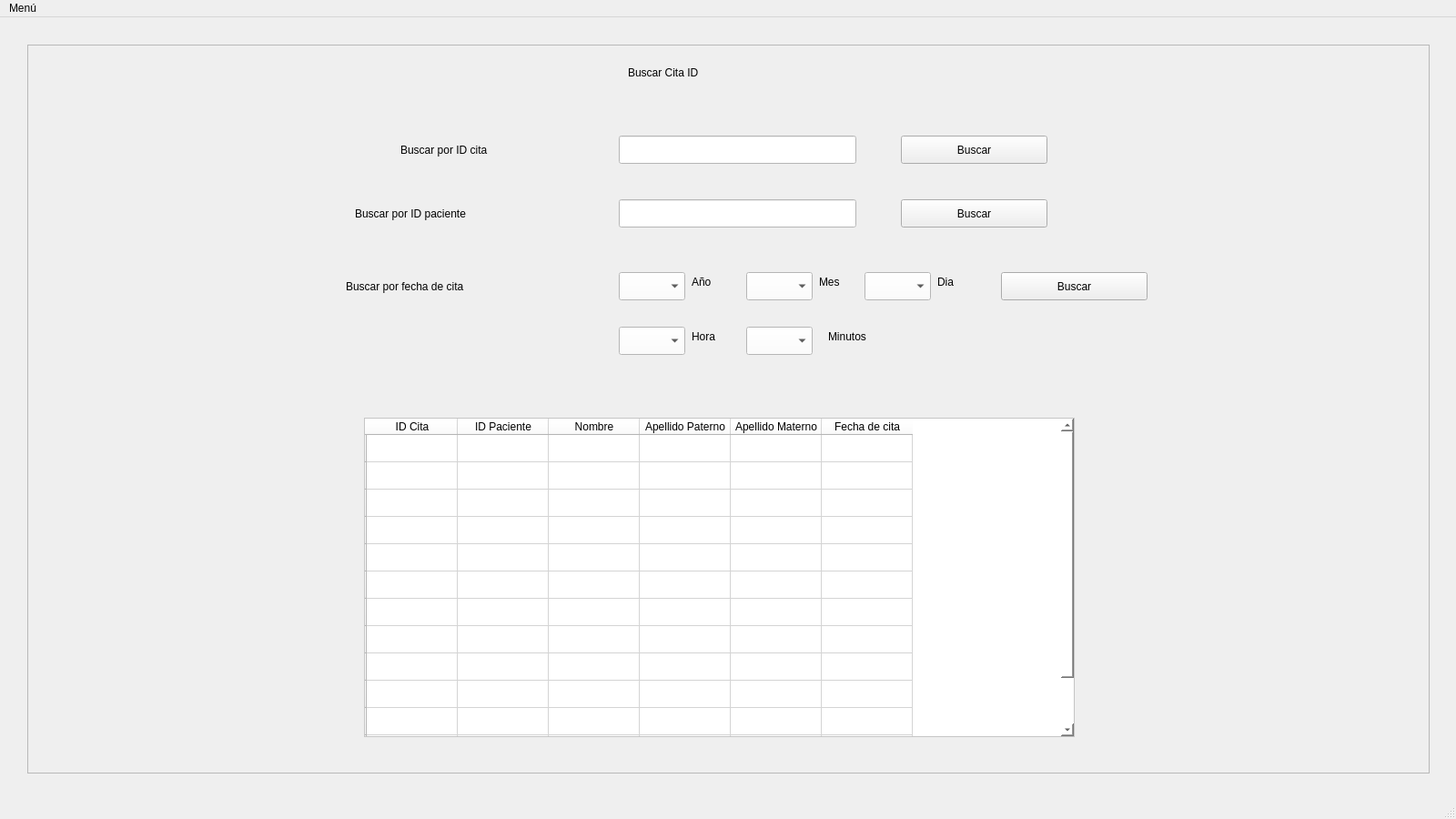
<?xml version="1.0" encoding="UTF-8"?>
<ui version="4.0">
 <class>BuscarCita</class>
 <widget class="QMainWindow" name="BuscarCita">
  <property name="geometry">
   <rect>
    <x>0</x>
    <y>0</y>
    <width>1600</width>
    <height>900</height>
   </rect>
  </property>
  <property name="minimumSize">
   <size>
    <width>1600</width>
    <height>900</height>
   </size>
  </property>
  <property name="maximumSize">
   <size>
    <width>1920</width>
    <height>1080</height>
   </size>
  </property>
  <property name="windowTitle">
   <string>Buscar cita ID</string>
  </property>
  <property name="styleSheet">
   <string notr="true"/>
  </property>
  <widget class="QWidget" name="centralwidget">
   <widget class="QFrame" name="frame">
    <property name="geometry">
     <rect>
      <x>30</x>
      <y>30</y>
      <width>1541</width>
      <height>801</height>
     </rect>
    </property>
    <property name="frameShape">
     <enum>QFrame::StyledPanel</enum>
    </property>
    <property name="frameShadow">
     <enum>QFrame::Raised</enum>
    </property>
    <widget class="QLabel" name="label">
     <property name="geometry">
      <rect>
       <x>660</x>
       <y>20</y>
       <width>171</width>
       <height>21</height>
      </rect>
     </property>
     <property name="text">
      <string>Buscar Cita ID</string>
     </property>
    </widget>
    <widget class="QLabel" name="label_2">
     <property name="geometry">
      <rect>
       <x>410</x>
       <y>100</y>
       <width>221</width>
       <height>31</height>
      </rect>
     </property>
     <property name="text">
      <string>Buscar por ID cita</string>
     </property>
    </widget>
    <widget class="QLineEdit" name="InputIdCita">
     <property name="geometry">
      <rect>
       <x>650</x>
       <y>100</y>
       <width>261</width>
       <height>31</height>
      </rect>
     </property>
     <property name="styleSheet">
      <string notr="true">background-color: rgb(255, 255, 255);</string>
     </property>
    </widget>
    <widget class="QLabel" name="label_3">
     <property name="geometry">
      <rect>
       <x>360</x>
       <y>170</y>
       <width>251</width>
       <height>31</height>
      </rect>
     </property>
     <property name="text">
      <string>Buscar por ID paciente</string>
     </property>
    </widget>
    <widget class="QLineEdit" name="InputIdPaciente">
     <property name="geometry">
      <rect>
       <x>650</x>
       <y>170</y>
       <width>261</width>
       <height>31</height>
      </rect>
     </property>
     <property name="styleSheet">
      <string notr="true">background-color: rgb(255, 255, 255);</string>
     </property>
    </widget>
    <widget class="QLabel" name="label_4">
     <property name="geometry">
      <rect>
       <x>350</x>
       <y>250</y>
       <width>261</width>
       <height>31</height>
      </rect>
     </property>
     <property name="text">
      <string>Buscar por fecha de cita</string>
     </property>
    </widget>
    <widget class="QLabel" name="label_5">
     <property name="geometry">
      <rect>
       <x>730</x>
       <y>250</y>
       <width>55</width>
       <height>21</height>
      </rect>
     </property>
     <property name="text">
      <string>Año</string>
     </property>
    </widget>
    <widget class="QLabel" name="label_6">
     <property name="geometry">
      <rect>
       <x>870</x>
       <y>250</y>
       <width>55</width>
       <height>21</height>
      </rect>
     </property>
     <property name="text">
      <string>Mes</string>
     </property>
    </widget>
    <widget class="QLabel" name="label_7">
     <property name="geometry">
      <rect>
       <x>1000</x>
       <y>250</y>
       <width>55</width>
       <height>21</height>
      </rect>
     </property>
     <property name="text">
      <string>Dia</string>
     </property>
    </widget>
    <widget class="QPushButton" name="BuscarFecha">
     <property name="geometry">
      <rect>
       <x>1070</x>
       <y>250</y>
       <width>161</width>
       <height>31</height>
      </rect>
     </property>
     <property name="text">
      <string>Buscar</string>
     </property>
    </widget>
    <widget class="QLabel" name="label_8">
     <property name="geometry">
      <rect>
       <x>730</x>
       <y>310</y>
       <width>55</width>
       <height>21</height>
      </rect>
     </property>
     <property name="text">
      <string>Hora</string>
     </property>
    </widget>
    <widget class="QLabel" name="label_9">
     <property name="geometry">
      <rect>
       <x>880</x>
       <y>310</y>
       <width>91</width>
       <height>21</height>
      </rect>
     </property>
     <property name="text">
      <string>Minutos</string>
     </property>
    </widget>
    <widget class="QPushButton" name="BuscarIdPaciente">
     <property name="geometry">
      <rect>
       <x>960</x>
       <y>170</y>
       <width>161</width>
       <height>31</height>
      </rect>
     </property>
     <property name="text">
      <string>Buscar</string>
     </property>
    </widget>
    <widget class="QPushButton" name="BuscarIdCita">
     <property name="geometry">
      <rect>
       <x>960</x>
       <y>100</y>
       <width>161</width>
       <height>31</height>
      </rect>
     </property>
     <property name="text">
      <string>Buscar</string>
     </property>
    </widget>
    <widget class="QTableWidget" name="tablaCita">
     <property name="geometry">
      <rect>
       <x>370</x>
       <y>410</y>
       <width>781</width>
       <height>351</height>
      </rect>
     </property>
     <property name="styleSheet">
      <string notr="true">
*{
background-color: rgb(255, 255, 255);
color: rgb(0, 0, 0);
	font: 10.5pt &quot;MS Shell Dlg 2&quot;;
}</string>
     </property>
     <row>
      <property name="text">
       <string/>
      </property>
     </row>
     <row>
      <property name="text">
       <string/>
      </property>
     </row>
     <row>
      <property name="text">
       <string/>
      </property>
     </row>
     <row>
      <property name="text">
       <string/>
      </property>
     </row>
     <row>
      <property name="text">
       <string/>
      </property>
     </row>
     <row>
      <property name="text">
       <string/>
      </property>
     </row>
     <row>
      <property name="text">
       <string/>
      </property>
     </row>
     <row>
      <property name="text">
       <string/>
      </property>
     </row>
     <row>
      <property name="text">
       <string/>
      </property>
     </row>
     <row>
      <property name="text">
       <string/>
      </property>
     </row>
     <row>
      <property name="text">
       <string/>
      </property>
     </row>
     <row>
      <property name="text">
       <string/>
      </property>
     </row>
     <row>
      <property name="text">
       <string/>
      </property>
     </row>
     <column>
      <property name="text">
       <string>ID Cita</string>
      </property>
     </column>
     <column>
      <property name="text">
       <string>ID Paciente</string>
      </property>
     </column>
     <column>
      <property name="text">
       <string>Nombre</string>
      </property>
     </column>
     <column>
      <property name="text">
       <string>Apellido Paterno</string>
      </property>
     </column>
     <column>
      <property name="text">
       <string>Apellido Materno</string>
      </property>
     </column>
     <column>
      <property name="text">
       <string>Fecha de cita</string>
      </property>
     </column>
    </widget>
    <widget class="QComboBox" name="inputA">
     <property name="geometry">
      <rect>
       <x>650</x>
       <y>250</y>
       <width>73</width>
       <height>31</height>
      </rect>
     </property>
     <property name="styleSheet">
      <string notr="true">color: rgb(0, 0, 0);
font: 16pt &quot;MS Shell Dlg 2&quot;;
background-color: rgb(255, 255, 255);</string>
     </property>
     <item>
      <property name="text">
       <string/>
      </property>
     </item>
     <item>
      <property name="text">
       <string>2021</string>
      </property>
     </item>
     <item>
      <property name="text">
       <string>2022</string>
      </property>
     </item>
     <item>
      <property name="text">
       <string>2023</string>
      </property>
     </item>
     <item>
      <property name="text">
       <string>2024</string>
      </property>
     </item>
     <item>
      <property name="text">
       <string>2025</string>
      </property>
     </item>
     <item>
      <property name="text">
       <string>2026</string>
      </property>
     </item>
     <item>
      <property name="text">
       <string>2027</string>
      </property>
     </item>
     <item>
      <property name="text">
       <string>2028</string>
      </property>
     </item>
     <item>
      <property name="text">
       <string>2029</string>
      </property>
     </item>
     <item>
      <property name="text">
       <string>2030</string>
      </property>
     </item>
    </widget>
    <widget class="QComboBox" name="inputM">
     <property name="geometry">
      <rect>
       <x>790</x>
       <y>250</y>
       <width>73</width>
       <height>31</height>
      </rect>
     </property>
     <property name="styleSheet">
      <string notr="true">color: rgb(0, 0, 0);
background-color: rgb(255, 255, 255);</string>
     </property>
     <item>
      <property name="text">
       <string/>
      </property>
     </item>
     <item>
      <property name="text">
       <string>-01-</string>
      </property>
     </item>
     <item>
      <property name="text">
       <string>-02-</string>
      </property>
     </item>
     <item>
      <property name="text">
       <string>-03-</string>
      </property>
     </item>
     <item>
      <property name="text">
       <string>-04-</string>
      </property>
     </item>
     <item>
      <property name="text">
       <string>-05-</string>
      </property>
     </item>
     <item>
      <property name="text">
       <string>-06-</string>
      </property>
     </item>
     <item>
      <property name="text">
       <string>-07-</string>
      </property>
     </item>
     <item>
      <property name="text">
       <string>-08-</string>
      </property>
     </item>
     <item>
      <property name="text">
       <string>-09-</string>
      </property>
     </item>
     <item>
      <property name="text">
       <string>-10-</string>
      </property>
     </item>
     <item>
      <property name="text">
       <string>-11-</string>
      </property>
     </item>
     <item>
      <property name="text">
       <string>-12-</string>
      </property>
     </item>
    </widget>
    <widget class="QComboBox" name="inputD">
     <property name="geometry">
      <rect>
       <x>920</x>
       <y>250</y>
       <width>73</width>
       <height>31</height>
      </rect>
     </property>
     <property name="styleSheet">
      <string notr="true">color: rgb(0, 0, 0);
background-color: rgb(255, 255, 255);</string>
     </property>
     <item>
      <property name="text">
       <string/>
      </property>
     </item>
     <item>
      <property name="text">
       <string>1</string>
      </property>
     </item>
     <item>
      <property name="text">
       <string>2</string>
      </property>
     </item>
     <item>
      <property name="text">
       <string>3</string>
      </property>
     </item>
     <item>
      <property name="text">
       <string>4</string>
      </property>
     </item>
     <item>
      <property name="text">
       <string>5</string>
      </property>
     </item>
     <item>
      <property name="text">
       <string>6</string>
      </property>
     </item>
     <item>
      <property name="text">
       <string>7</string>
      </property>
     </item>
     <item>
      <property name="text">
       <string>8</string>
      </property>
     </item>
     <item>
      <property name="text">
       <string>9</string>
      </property>
     </item>
     <item>
      <property name="text">
       <string>10</string>
      </property>
     </item>
     <item>
      <property name="text">
       <string>11</string>
      </property>
     </item>
     <item>
      <property name="text">
       <string>12</string>
      </property>
     </item>
     <item>
      <property name="text">
       <string>13</string>
      </property>
     </item>
     <item>
      <property name="text">
       <string>14</string>
      </property>
     </item>
     <item>
      <property name="text">
       <string>15</string>
      </property>
     </item>
     <item>
      <property name="text">
       <string>16</string>
      </property>
     </item>
     <item>
      <property name="text">
       <string>17</string>
      </property>
     </item>
     <item>
      <property name="text">
       <string>18</string>
      </property>
     </item>
     <item>
      <property name="text">
       <string>19</string>
      </property>
     </item>
     <item>
      <property name="text">
       <string>20</string>
      </property>
     </item>
     <item>
      <property name="text">
       <string>21</string>
      </property>
     </item>
     <item>
      <property name="text">
       <string>22</string>
      </property>
     </item>
     <item>
      <property name="text">
       <string>23</string>
      </property>
     </item>
     <item>
      <property name="text">
       <string>24</string>
      </property>
     </item>
     <item>
      <property name="text">
       <string>25</string>
      </property>
     </item>
     <item>
      <property name="text">
       <string>26</string>
      </property>
     </item>
     <item>
      <property name="text">
       <string>27</string>
      </property>
     </item>
     <item>
      <property name="text">
       <string>28</string>
      </property>
     </item>
     <item>
      <property name="text">
       <string>29</string>
      </property>
     </item>
     <item>
      <property name="text">
       <string>30</string>
      </property>
     </item>
     <item>
      <property name="text">
       <string>31</string>
      </property>
     </item>
    </widget>
    <widget class="QComboBox" name="inputH">
     <property name="geometry">
      <rect>
       <x>650</x>
       <y>310</y>
       <width>73</width>
       <height>31</height>
      </rect>
     </property>
     <property name="styleSheet">
      <string notr="true">color: rgb(0, 0, 0);
background-color: rgb(255, 255, 255);</string>
     </property>
     <item>
      <property name="text">
       <string/>
      </property>
     </item>
     <item>
      <property name="text">
       <string>00</string>
      </property>
     </item>
     <item>
      <property name="text">
       <string>01</string>
      </property>
     </item>
     <item>
      <property name="text">
       <string>02</string>
      </property>
     </item>
     <item>
      <property name="text">
       <string>03</string>
      </property>
     </item>
     <item>
      <property name="text">
       <string>04</string>
      </property>
     </item>
     <item>
      <property name="text">
       <string>05</string>
      </property>
     </item>
     <item>
      <property name="text">
       <string>06</string>
      </property>
     </item>
     <item>
      <property name="text">
       <string>07</string>
      </property>
     </item>
     <item>
      <property name="text">
       <string>08</string>
      </property>
     </item>
     <item>
      <property name="text">
       <string>09</string>
      </property>
     </item>
     <item>
      <property name="text">
       <string>10</string>
      </property>
     </item>
     <item>
      <property name="text">
       <string>11</string>
      </property>
     </item>
     <item>
      <property name="text">
       <string>12</string>
      </property>
     </item>
     <item>
      <property name="text">
       <string>13</string>
      </property>
     </item>
     <item>
      <property name="text">
       <string>14</string>
      </property>
     </item>
     <item>
      <property name="text">
       <string>15</string>
      </property>
     </item>
     <item>
      <property name="text">
       <string>16</string>
      </property>
     </item>
     <item>
      <property name="text">
       <string>17</string>
      </property>
     </item>
     <item>
      <property name="text">
       <string>18</string>
      </property>
     </item>
     <item>
      <property name="text">
       <string>19</string>
      </property>
     </item>
     <item>
      <property name="text">
       <string>20</string>
      </property>
     </item>
     <item>
      <property name="text">
       <string>21</string>
      </property>
     </item>
     <item>
      <property name="text">
       <string>22</string>
      </property>
     </item>
     <item>
      <property name="text">
       <string>23</string>
      </property>
     </item>
    </widget>
    <widget class="QComboBox" name="inputMin">
     <property name="geometry">
      <rect>
       <x>790</x>
       <y>310</y>
       <width>73</width>
       <height>31</height>
      </rect>
     </property>
     <property name="styleSheet">
      <string notr="true">background-color: rgb(255, 255, 255);
color: rgb(0, 0, 0);</string>
     </property>
     <item>
      <property name="text">
       <string/>
      </property>
     </item>
     <item>
      <property name="text">
       <string>:00</string>
      </property>
     </item>
     <item>
      <property name="text">
       <string>:01</string>
      </property>
     </item>
     <item>
      <property name="text">
       <string>:02</string>
      </property>
     </item>
     <item>
      <property name="text">
       <string>:03</string>
      </property>
     </item>
     <item>
      <property name="text">
       <string>:04</string>
      </property>
     </item>
     <item>
      <property name="text">
       <string>:05</string>
      </property>
     </item>
     <item>
      <property name="text">
       <string>:06</string>
      </property>
     </item>
     <item>
      <property name="text">
       <string>:07</string>
      </property>
     </item>
     <item>
      <property name="text">
       <string>:08</string>
      </property>
     </item>
     <item>
      <property name="text">
       <string>:09</string>
      </property>
     </item>
     <item>
      <property name="text">
       <string>:10</string>
      </property>
     </item>
     <item>
      <property name="text">
       <string>:11</string>
      </property>
     </item>
     <item>
      <property name="text">
       <string>:12</string>
      </property>
     </item>
     <item>
      <property name="text">
       <string>:13</string>
      </property>
     </item>
     <item>
      <property name="text">
       <string>:14</string>
      </property>
     </item>
     <item>
      <property name="text">
       <string>:15</string>
      </property>
     </item>
     <item>
      <property name="text">
       <string>:16</string>
      </property>
     </item>
     <item>
      <property name="text">
       <string>:17</string>
      </property>
     </item>
     <item>
      <property name="text">
       <string>:18</string>
      </property>
     </item>
     <item>
      <property name="text">
       <string>:19</string>
      </property>
     </item>
     <item>
      <property name="text">
       <string>:20</string>
      </property>
     </item>
     <item>
      <property name="text">
       <string>:21</string>
      </property>
     </item>
     <item>
      <property name="text">
       <string>:22</string>
      </property>
     </item>
     <item>
      <property name="text">
       <string>:23</string>
      </property>
     </item>
     <item>
      <property name="text">
       <string>:24</string>
      </property>
     </item>
     <item>
      <property name="text">
       <string>:25</string>
      </property>
     </item>
     <item>
      <property name="text">
       <string>:26</string>
      </property>
     </item>
     <item>
      <property name="text">
       <string>:27</string>
      </property>
     </item>
     <item>
      <property name="text">
       <string>:28</string>
      </property>
     </item>
     <item>
      <property name="text">
       <string>:29</string>
      </property>
     </item>
     <item>
      <property name="text">
       <string>:30</string>
      </property>
     </item>
     <item>
      <property name="text">
       <string>:31</string>
      </property>
     </item>
     <item>
      <property name="text">
       <string>:32</string>
      </property>
     </item>
     <item>
      <property name="text">
       <string>:33</string>
      </property>
     </item>
     <item>
      <property name="text">
       <string>:34</string>
      </property>
     </item>
     <item>
      <property name="text">
       <string>:35</string>
      </property>
     </item>
     <item>
      <property name="text">
       <string>:36</string>
      </property>
     </item>
     <item>
      <property name="text">
       <string>:37</string>
      </property>
     </item>
     <item>
      <property name="text">
       <string>:38</string>
      </property>
     </item>
     <item>
      <property name="text">
       <string>:39</string>
      </property>
     </item>
     <item>
      <property name="text">
       <string>:40</string>
      </property>
     </item>
     <item>
      <property name="text">
       <string>:41</string>
      </property>
     </item>
     <item>
      <property name="text">
       <string>:42</string>
      </property>
     </item>
     <item>
      <property name="text">
       <string>:43</string>
      </property>
     </item>
     <item>
      <property name="text">
       <string>:44</string>
      </property>
     </item>
     <item>
      <property name="text">
       <string>:45</string>
      </property>
     </item>
     <item>
      <property name="text">
       <string>:46</string>
      </property>
     </item>
     <item>
      <property name="text">
       <string>:47</string>
      </property>
     </item>
     <item>
      <property name="text">
       <string>:48</string>
      </property>
     </item>
     <item>
      <property name="text">
       <string>:49</string>
      </property>
     </item>
     <item>
      <property name="text">
       <string>:50</string>
      </property>
     </item>
     <item>
      <property name="text">
       <string>:51</string>
      </property>
     </item>
     <item>
      <property name="text">
       <string>:52</string>
      </property>
     </item>
     <item>
      <property name="text">
       <string>:53</string>
      </property>
     </item>
     <item>
      <property name="text">
       <string>:54</string>
      </property>
     </item>
     <item>
      <property name="text">
       <string>:55</string>
      </property>
     </item>
     <item>
      <property name="text">
       <string>:56</string>
      </property>
     </item>
     <item>
      <property name="text">
       <string>:57</string>
      </property>
     </item>
     <item>
      <property name="text">
       <string>:58</string>
      </property>
     </item>
     <item>
      <property name="text">
       <string>:59</string>
      </property>
     </item>
    </widget>
   </widget>
  </widget>
  <widget class="QMenuBar" name="menubar">
   <property name="geometry">
    <rect>
     <x>0</x>
     <y>0</y>
     <width>1600</width>
     <height>21</height>
    </rect>
   </property>
   <widget class="QMenu" name="menuMenu">
    <property name="title">
     <string>Menú</string>
    </property>
    <addaction name="separator"/>
    <addaction name="actionRegresar"/>
   </widget>
   <addaction name="menuMenu"/>
  </widget>
  <widget class="QStatusBar" name="statusbar"/>
  <action name="actionRegresar">
   <property name="text">
    <string>Regresar</string>
   </property>
  </action>
 </widget>
 <resources>
  <include location="../Imagenes/Imagen.qrc"/>
 </resources>
 <connections/>
</ui>
